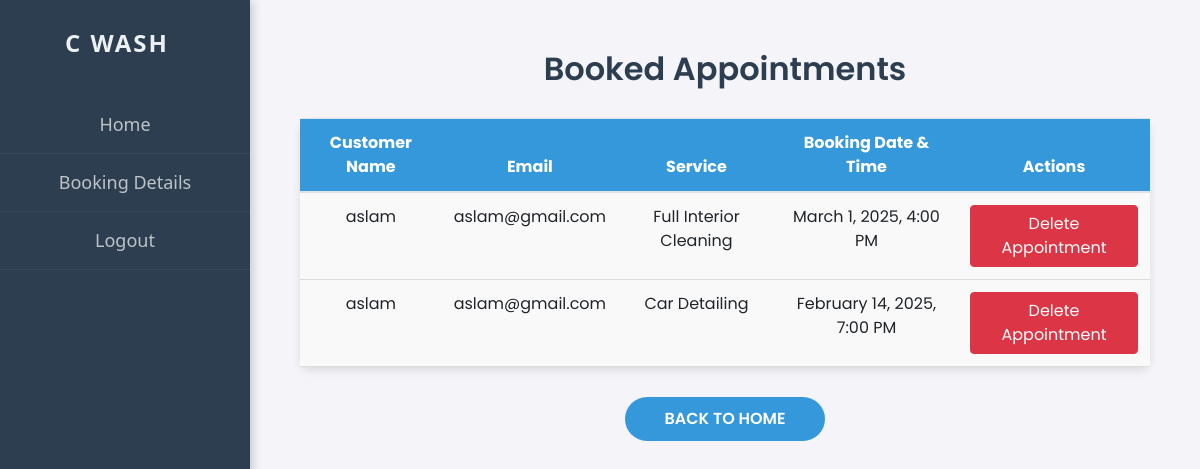
The app's page /view_bookings/ with its own data.
### app/models.py (models this page shows, shortened)
class Appointment(models.Model):
    user = models.ForeignKey(User, on_delete=models.CASCADE, related_name='appointments')
    name = models.CharField(max_length=100)
    email = models.EmailField()
    service = models.CharField(max_length=100)
    date = models.DateTimeField()

### app/views.py (the view)
# urls.py: path('view_bookings/', views.view_bookings, name='view_bookings'),
def view_bookings(request):
    appointments = Appointment.objects.all().order_by('-date')  # Orders by date, with the most recent first
    return render(request, 'shop/bookings.html', {'appointments': appointments})

### templates/shop/bookings.html (shortened to what this page needs)
<!DOCTYPE html>
<html lang="en">
<head>
    <link rel="stylesheet" href="https://maxcdn.bootstrapcdn.com/bootstrap/4.5.2/css/bootstrap.min.css">
</head>
<body>
    <div class="sidebar">
        <div class="navbar-brand">C WASH</div>
        <a href="/shp_home">Home</a>
        <a href="#">Booking Details</a>
        <a href="/shp_logout">Logout</a>
    </div>
    <h2>Booked Appointments</h2>
    <table class="table">
        <thead>
            <tr>
                <th>Customer Name</th>
                <th>Email</th>
                <th>Service</th>
                <th>Booking Date & Time</th>
                <th>Actions</th>
            </tr>
        </thead>
        <tbody>
            {% for appointment in appointments %}
                <tr>
                    <td>{{ appointment.name }}</td>
                    <td>{{ appointment.email }}</td>
                    <td>{{ appointment.service }}</td>
                    <td>{{ appointment.date|date:"F j, Y, g:i A" }}</td>
                    <td>
                        <form action="{% url 'delete_bookings' appointment_id=appointment.id %}" method="POST">
                            <button type="submit" class="btn btn-danger">Delete Appointment</button>
                        </form>
                    </td>
                </tr>
            {% empty %}
                <tr>
                    <td colspan="5">No appointments found.</td>
                </tr>
            {% endfor %}
        </tbody>
    </table>
    <a href="/shp_home" class="btn-back">Back to Home</a>
</body>
</html>

### templates/shop/bookings.html (style rules this page uses)
body { font-family: 'Poppins', sans-serif; background-color: #f4f4f9; margin-left: 250px; padding: 50px; }
.sidebar { height: 100vh; width: 250px; background-color: #2C3E50; color: #fff; position: fixed; top: 0; left: 0; padding-top: 20px; display: flex; flex-direction: column; align-items: center; font-family: 'Segoe UI', Tahoma, Geneva, Verdana, sans-serif; box-shadow: 2px 0px 10px rgba(0, 0, 0, 0.2); }
.navbar-brand { font-size: 24px; font-weight: bold; letter-spacing: 2px; margin-bottom: 30px; color: #ecf0f1; text-transform: uppercase; text-align: center; transition: all 0.3s ease; }
.sidebar a { text-decoration: none; color: #bdc3c7; font-size: 18px; padding: 15px 25px; width: 100%; text-align: center; transition: all 0.3s ease; border-bottom: 1px solid #34495e; }
h2 { font-weight: 600; color: #2C3E50; text-align: center; margin-bottom: 30px; }
table { width: 100%; background-color: #ffffff; box-shadow: 0 4px 8px rgba(0, 0, 0, 0.1); border-radius: 10px; margin-top: 20px; }
th, td { padding: 15px; text-align: center; border-bottom: 1px solid #ddd; }
th { background-color: #3498db; color: white; }
td { background-color: #f9f9f9; }
.btn-back { background-color: #3498db; border: none; padding: 10px 20px; color: white; font-size: 16px; font-weight: 600; text-transform: uppercase; border-radius: 25px; margin-top: 30px; display: block; width: 200px; margin-left: auto; margin-right: auto; text-align: center; }

### records on screen
Appointment: name "aslam", email "aslam@gmail.com", service "Full Interior Cleaning", date "March 1, 2025, 4:00 PM"
Appointment: name "aslam", email "aslam@gmail.com", service "Car Detailing", date "February 14, 2025, 7:00 PM"
